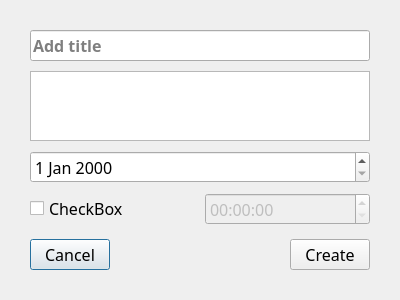
<?xml version="1.0" encoding="UTF-8"?>
<ui version="4.0">
 <class>Dialog</class>
 <widget class="QDialog" name="Dialog">
  <property name="geometry">
   <rect>
    <x>0</x>
    <y>0</y>
    <width>400</width>
    <height>300</height>
   </rect>
  </property>
  <property name="font">
   <font>
    <family>Segoe UI Light</family>
    <pointsize>12</pointsize>
   </font>
  </property>
  <property name="windowTitle">
   <string>Dialog</string>
  </property>
  <layout class="QVBoxLayout" name="verticalLayout">
   <property name="spacing">
    <number>10</number>
   </property>
   <property name="leftMargin">
    <number>30</number>
   </property>
   <property name="topMargin">
    <number>30</number>
   </property>
   <property name="rightMargin">
    <number>30</number>
   </property>
   <property name="bottomMargin">
    <number>30</number>
   </property>
   <item>
    <widget class="QLineEdit" name="title">
     <property name="font">
      <font>
       <family>Segoe UI Semibold</family>
       <pointsize>12</pointsize>
       <weight>75</weight>
       <bold>true</bold>
      </font>
     </property>
     <property name="placeholderText">
      <string>Add title</string>
     </property>
    </widget>
   </item>
   <item>
    <widget class="QTextEdit" name="description">
     <property name="minimumSize">
      <size>
       <width>0</width>
       <height>0</height>
      </size>
     </property>
     <property name="maximumSize">
      <size>
       <width>16777215</width>
       <height>100</height>
      </size>
     </property>
     <property name="font">
      <font>
       <family>Segoe UI</family>
      </font>
     </property>
    </widget>
   </item>
   <item>
    <widget class="QDateEdit" name="date_pciker"/>
   </item>
   <item>
    <layout class="QHBoxLayout" name="horizontalLayout_2">
     <item>
      <widget class="QCheckBox" name="enable_time">
       <property name="text">
        <string>CheckBox</string>
       </property>
      </widget>
     </item>
     <item>
      <widget class="QTimeEdit" name="time_picker">
       <property name="enabled">
        <bool>false</bool>
       </property>
      </widget>
     </item>
    </layout>
   </item>
   <item>
    <spacer name="verticalSpacer">
     <property name="orientation">
      <enum>Qt::Vertical</enum>
     </property>
     <property name="sizeHint" stdset="0">
      <size>
       <width>20</width>
       <height>40</height>
      </size>
     </property>
    </spacer>
   </item>
   <item>
    <layout class="QHBoxLayout" name="horizontalLayout_3">
     <item>
      <widget class="QPushButton" name="btn_cancel">
       <property name="text">
        <string>Cancel</string>
       </property>
      </widget>
     </item>
     <item>
      <spacer name="horizontalSpacer">
       <property name="orientation">
        <enum>Qt::Horizontal</enum>
       </property>
       <property name="sizeHint" stdset="0">
        <size>
         <width>40</width>
         <height>20</height>
        </size>
       </property>
      </spacer>
     </item>
     <item>
      <widget class="QPushButton" name="btn_create">
       <property name="text">
        <string>Create</string>
       </property>
       <property name="flat">
        <bool>false</bool>
       </property>
      </widget>
     </item>
    </layout>
   </item>
  </layout>
 </widget>
 <resources/>
 <connections/>
</ui>
